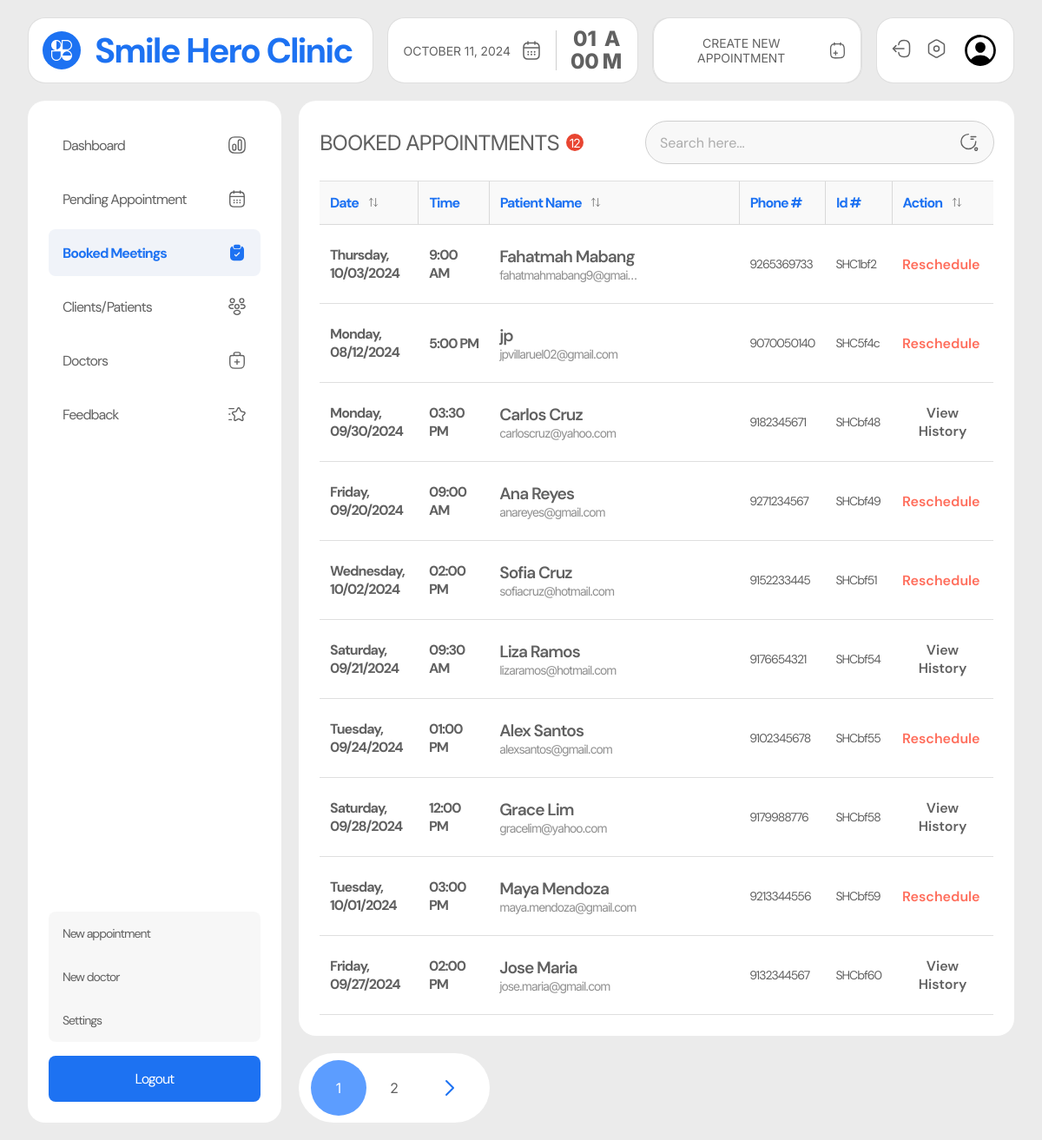
/admin/booked.php (signed in), run on an earlier commit of the app's database.
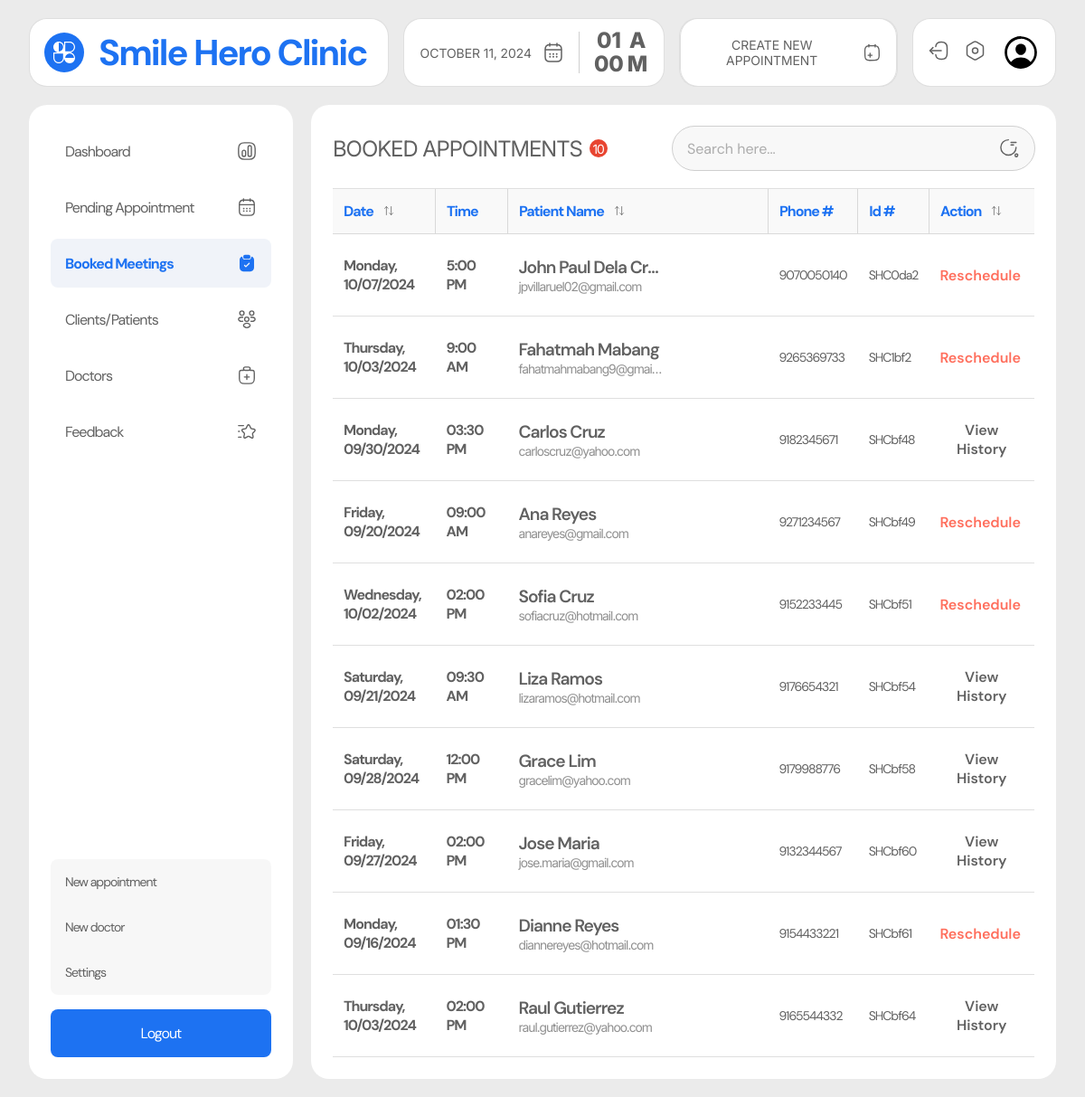
And on a later commit of the database.
### tables this page shows
CREATE TABLE `appointments` (
  `user_id` varchar(20) NOT NULL,
  `appointment_id` varchar(20) NOT NULL,
  `name` varchar(255) NOT NULL,
  `email` varchar(255) NOT NULL,
  `contact` varchar(30) NOT NULL,
  `message` varchar(255) NOT NULL,
  `date` varchar(30) NOT NULL,
  `time` varchar(30) NOT NULL,
  `service` varchar(100) NOT NULL,
  `location` varchar(100) NOT NULL,
  `status` varchar(100) NOT NULL,
  `created_at` datetime NOT NULL
);

### admin/booked.php (the view, shortened to what this page needs)
<?php
require_once '../includes/dbh.inc.php';
require_once './includes/pagination.php';
$limit = 10;
$page = isset($_GET['page']) ? (int)$_GET['page'] : 1;
$start = ($page - 1) * $limit;
$totalQuery = "SELECT COUNT(*) AS total FROM appointments WHERE status = 'accepted' OR status = 'rescheduled'";
$totalResult = $conn->query($totalQuery);
$totalRow = $totalResult->fetch_assoc();
$totalRecords = $totalRow['total'];
$query = "SELECT * FROM appointments WHERE status = 'accepted' OR status = 'rescheduled' LIMIT $start, $limit";
$result = $conn->query($query);
$users = [];
if ($result->num_rows > 0) {
  while ($row = $result->fetch_assoc()) {
    $users[] = $row;
  }
}
$totalPages = ceil($totalRecords / $limit);
?>
<!DOCTYPE html>
<html lang="en">
<head>
  <link rel="stylesheet" href="../src/dist/styles.css" />
</head>
<body class="admin__page">
  <main class="admin__main">
    <?php include("includes/nav.php"); ?>
     <section class="admin__content">
      <?php include("includes/side_nav.php"); ?>
      <div class="booked__container">
        <div class="booked-appointments__table">
          <div class="table-heading__container">
            <h1 class="table-heading">booked appointments <span class="table-item-count"><?php echo $totalRecords ?></span></h1>
            <?php include("includes/search.php"); ?>
          </div>
          <table>
            <thead>
              <tr>
                <th>
                  date
                  <div class="dropdown-container">
                    <button class="filter-btn">
                    </button>
                  </div>
                </th>
                <th>
                  time
                </th>
                <th>
                  patient name
                  <div class="dropdown-container">
                    <button class="filter-btn">
                    </button>
                  </div>
                </th>
                <th>phone #</th>
                <th>id #</th>
                <th>
                  action
                  <div class="dropdown-container">
                    <button class="filter-btn">
                    </button>
                  </div>
                </th>
              </tr>
            </thead>
            <tbody id="items">
              <?php foreach ($users as $user){?>
              <tr class="item-row appointment-row"
                data-date="<?php echo date('Y-m-d', strtotime($user['date'])); ?>">
                <td class="patient-cell date" data-date="<?php echo $user['date'] ?>">
                  <?php echo date('l, m/d/Y', strtotime($user['date'])); ?>
                </td>
                <td class="patient-cell time">
                  <?php echo $user['time']; ?>
                </td>
                <td class="patient-cell name-email" data-label="<?php echo $user['label'] ?>">
                  <p class="patient-name" title="<?php echo $user['name']; ?>">
                    <?php echo $user['name']; ?>
                  </p>
                  <p class="patient-email" title="<?php echo $user['email']; ?>">
                    <?php echo $user['email']; ?>
                  </p>
                </td>
                <td class="patient-cell phone">
                  <?php echo $user['contact']; ?>
                </td>
                <td class="patient-cell apt-id">
                  <?php echo $user['appointment_id']; ?>
                </td>
                <td class="patient-cell action" data-status="<?php echo $user['status']; ?>">
                </td>
              </tr>
              <?php } ?>
            </tbody>
          </table>
        </div>
        <?php renderPagination($page, $totalPages) ?>
      </div>
    </section>
  </main>
</body>
</html>

### admin/includes/pagination.php (shortened to what this page needs)
<?php
function renderPagination($currentPage, $totalPages) {
    if ($totalPages <= 1) return;
    echo '<div class="pagination">';
    for ($i = 1; $i <= $totalPages; $i++) {
        $activeClass = $i == $currentPage ? 'active-page' : '';
        echo '<a href="?page=' . $i . '" class="button ' . $activeClass . '">' . $i . '</a>';
    }
    if ($currentPage < $totalPages) {
        echo '<a href="?page=' . ($currentPage + 1) . '" class="button icon">
                <svg width="32" height="32" viewBox="0 0 32 32" fill="none" xmlns="http://www.w3.org/2000/svg">
                  <path d="M12.036 8.00655L20.0426 16.0131L12.036 24.0197" stroke="#1D72F2" stroke-width="2" stroke-linecap="round" stroke-linejoin="round"/>
                </svg>
              </a>';
    }
    echo '</div>';
}

What changed in the data, as far as the page shows it:
removed appointments: date "Monday, 08/12/2024", time "5:00 PM", name "jp", email "jpvillaruel02@gmail.com", contact "9070050140", appointment_id "SHC5f4c"
no longer on this page (row edited): appointments: date "Tuesday, 09/24/2024", time "01:00 PM", name "Alex Santos", email "alexsantos@gmail.com", contact "9102345678", appointment_id "SHCbf55"
no longer on this page (row edited): appointments: date "Tuesday, 10/01/2024", time "03:00 PM", name "Maya Mendoza", email "maya.mendoza@gmail.com", contact "9213344556", appointment_id "SHCbf59"
added appointments: date "Monday, 10/07/2024", time "5:00 PM", name "John Paul Dela Cr…", email "jpvillaruel02@gmail.com", contact "9070050140", appointment_id "SHC0da2"
now on this page (row edited): appointments: date "Monday, 09/16/2024", time "01:30 PM", name "Dianne Reyes", email "diannereyes@hotmail.com", contact "9154433221", appointment_id "SHCbf61"
now on this page (row edited): appointments: date "Thursday, 10/03/2024", time "02:00 PM", name "Raul Gutierrez", email "raul.gutierrez@yahoo.com", contact "9165544332", appointment_id "SHCbf64", status "rescheduled" (drawn)
Also different on the page:
$totalRecords: "12" → "10"
list line gone: "1"
list line gone: "2"
